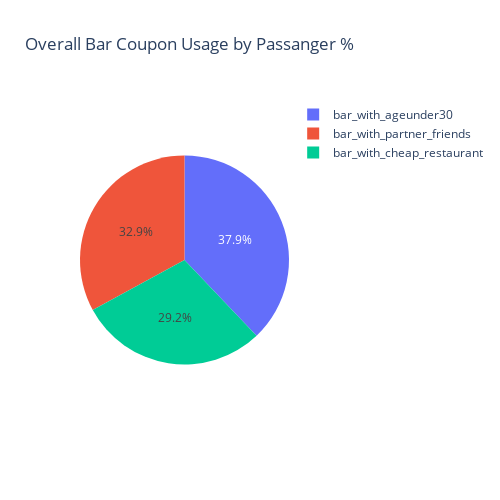

Write notebook code for a chart like this one.
### Markdown cell above
6. Compare the acceptance rates between those drivers who:

- go to bars more than once a month, had passengers that were not a kid, and were not widowed *OR*
- go to bars more than once a month and are under the age of 30 *OR*
- go to cheap restaurants more than 4 times a month and income is less than 50K.

### Code cell
bar_df['bar_with_partner_friends'] =(bar_df['Bar'] != "0" ) & \
                                (bar_df['Bar'] != "<1" ) &\
                                (bar_df['passanger']!= "Kid(s)") & \
                                (bar_df['passanger']!="Alone") &\
                                (bar_df['maritalStatus']!='Widowed') &\
                                 (bar_df['Y']==1)
bar_df['bar_with_ageunder30'] =(bar_df['Bar'] != "0" ) & \
                                (bar_df['Bar'] != "<1" ) &\
                                (~bar_df['age'].isin(['21','26','below21'])) & \
                                 (bar_df['Y']==1)
bar_df['bar_with_cheap_restaurant'] =(bar_df['income'].isin(['$12500 - $24999','$37500 - $49999'\
                                                     ,'$25000 - $37499'])&\
                                (bar_df['RestaurantLessThan20'].isin(['4~8','gt8'])) & \
                                 (bar_df['Y']==1))
bar_coupons_df = bar_df[['bar_with_partner_friends','bar_with_ageunder30','bar_with_cheap_restaurant']]
fig3 = ply.pie(bar_df,names = bar_coupons_df.columns, 
            values=bar_coupons_df.sum(), 
            title='Overall Bar Coupon Usage by Passanger %'
       )

fig3.update_layout(
    autosize=False,
    width=500,
    height=500
)

### Figure 1 — Plotly figure (JSON) as saved in the notebook; plotly's stock layout.template omitted (floating-point values rounded to 4 significant figures)
{"data": [{"domain": {"x": [0, 1], "y": [0, 1]}, "hovertemplate": "label=%{label}<br>value=%{value}<extra></extra>", "labels": ["bar_with_partner_friends", "bar_with_ageunder30", "bar_with_cheap_restaurant"], "legendgroup": "", "name": "", "showlegend": true, "type": "pie", "values": [140, 161, 124]}], "layout": {"autosize": false, "height": 500, "legend": {"tracegroupgap": 0}, "title": {"text": "Overall Bar Coupon Usage by Passanger %"}, "width": 500}}
